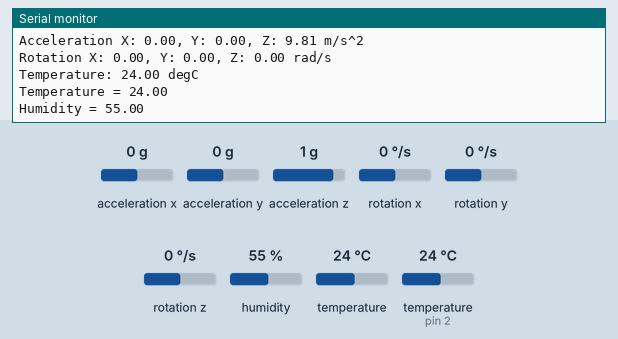
The sketch below on a simulated Arduino Uno, built with avr-gcc and run on an emulated ATmega328P. Shown: the last lines printed to the serial monitor. Inputs (shaded band) come from the test bench; at power-on: acceleration x 0 g, humidity 55 %, acceleration y 0 g, temperature (sensor on pin 2) 24 °C, acceleration z 1 g, rotation x 0 °/s, rotation y 0 °/s, rotation z 0 °/s, temperature 24 °C.

Above: at 1.3 s.
1.4 s: acceleration x set to -1.4 g
2.9 s: humidity set to 22 %
4.4 s: acceleration y set to -1.4 g
At 4.57 s:
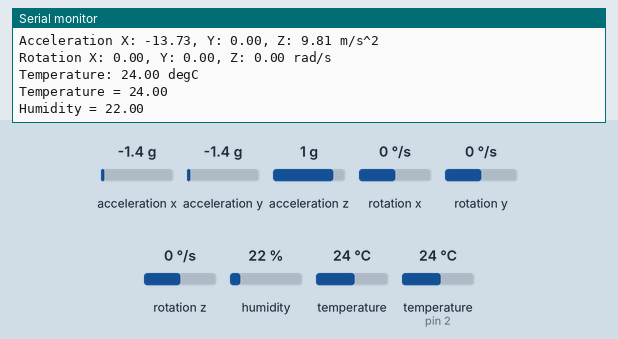
5.9 s: temperature (sensor on pin 2) set to 12 °C
At 6.63 s:
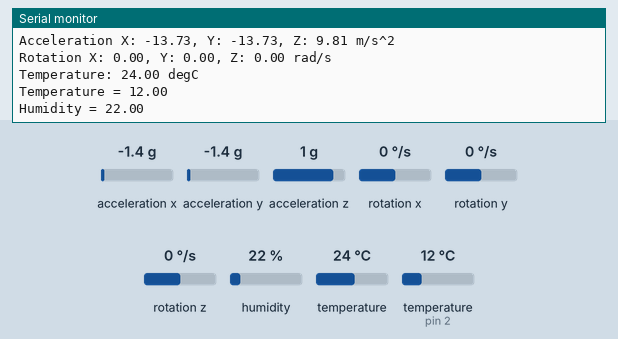
7.4 s: acceleration x set to -0.8 g
13.5 s: acceleration z set to -1.4 g
Timing chart, 0 to 16.0 s (numbered marks = the images above; inputs shaded):
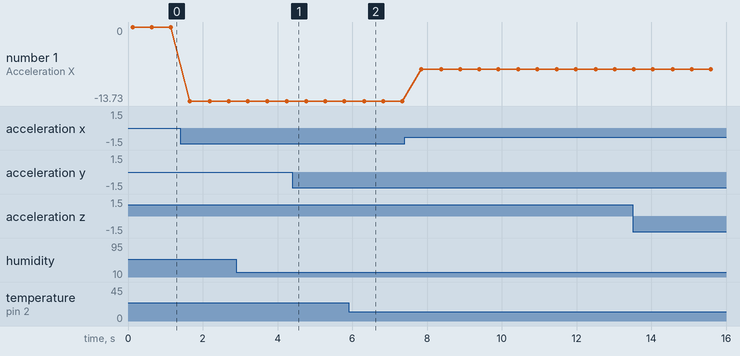

Measured:
- after the input at 5.9 s, the serial monitor: prints a new line after 0.43 s (image 2)
- plotted number 1: 0 → -13.73 after the input at 1.4 s, -13.73 → -7.85 after the input at 7.4 s

The sketch:

smart_watch.ino
```cpp
/* Smart watch prototype by Thomas Roethenbaugh using example code */

//Gyro
#include <Adafruit_MPU6050.h>
#include <Adafruit_Sensor.h>
#include <Wire.h>
#include "DHT.h"

Adafruit_MPU6050 mpu;

//Temp & Humid
#define DHTPIN 2
#define DHTTYPE DHT11
DHT dht(DHTPIN, DHTTYPE);


void setup(void) {
  Serial.begin(115200);
  dht.begin();

  // Try to initialize!
  if (!mpu.begin()) {
    Serial.println("Failed to find MPU6050 chip");
    while (1) {
      delay(10);
    }
  }
  Serial.println("MPU6050 Found!");

  // set accelerometer range to +-8G
  mpu.setAccelerometerRange(MPU6050_RANGE_8_G);

  // set gyro range to +- 500 deg/s
  mpu.setGyroRange(MPU6050_RANGE_500_DEG);

  // set filter bandwidth to 21 Hz
  mpu.setFilterBandwidth(MPU6050_BAND_21_HZ);

  delay(100);
}

void loop() {
  /* Get new sensor events with the readings */
  sensors_event_t a, g, temp;
  mpu.getEvent(&a, &g, &temp);

  float h = dht.readHumidity();
  //read temperature
  float c = dht.readTemperature(false);

  /* Print out the values */
  Serial.print("Acceleration X: ");
  Serial.print(a.acceleration.x);
  Serial.print(", Y: ");
  Serial.print(a.acceleration.y);
  Serial.print(", Z: ");
  Serial.print(a.acceleration.z);
  Serial.println(" m/s^2");

  Serial.print("Rotation X: ");
  Serial.print(g.gyro.x);
  Serial.print(", Y: ");
  Serial.print(g.gyro.y);
  Serial.print(", Z: ");
  Serial.print(g.gyro.z);
  Serial.println(" rad/s");

  Serial.print("Temperature: ");
  Serial.print(temp.temperature);
  Serial.println(" degC");

  Serial.print("");
  Serial.print("Temperature = ");
  Serial.println(c);
  Serial.print("Humidity = ");
  Serial.println(h);

  Serial.println("");
  delay(500);
}
```
